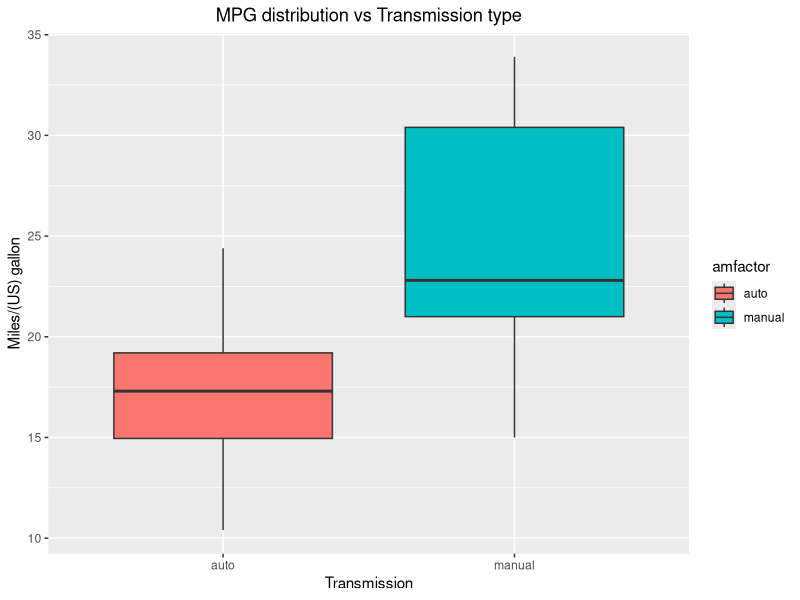
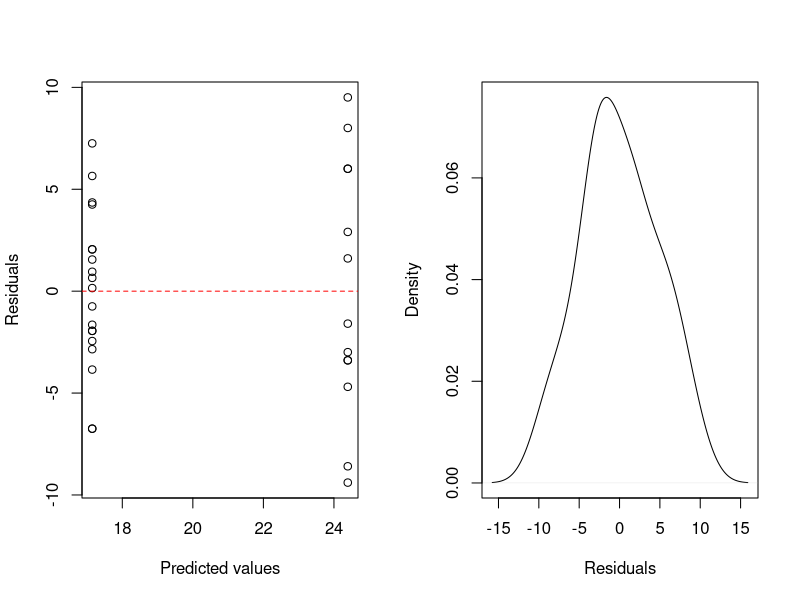
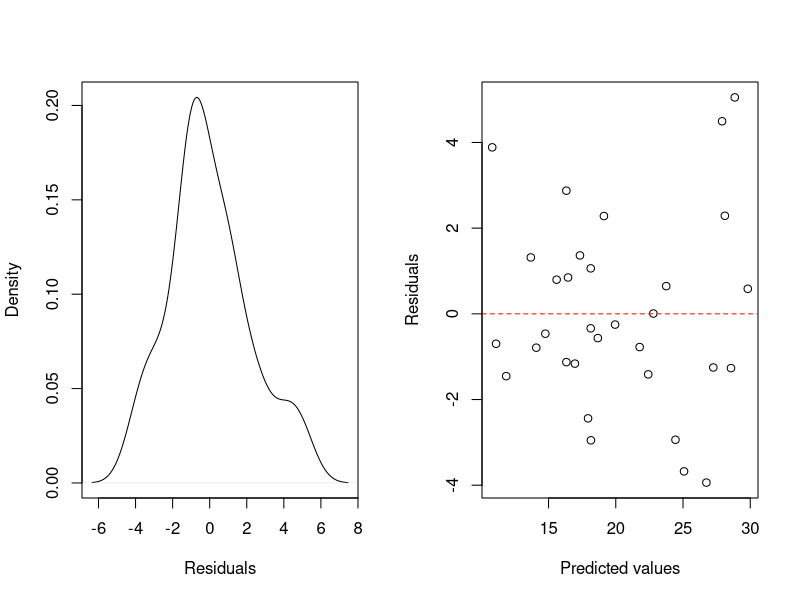
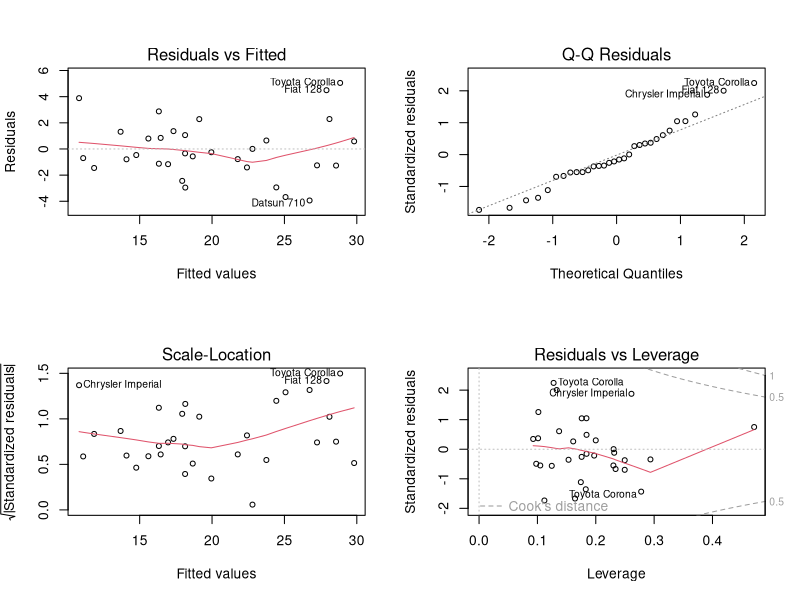

R code for these plots, in order:
## ---- chunk 1
knitr::opts_chunk$set(echo = FALSE, message = FALSE, comment = "", warning = FALSE)
## ---- chunk 2
library(ggplot2)
library(car)
library(knitr)
library(ggplot2)
library(GGally)
## ---- chunk 3
library(datasets)
data(mtcars)
## ---- chunk 4
c <- mtcars
c$am <- as.factor(c$am)
levels(c$am) <- c("auto", "manual")
c$cyl <- as.factor(c$cyl)
c$gear <- as.factor(c$gear) 
c$carb <- as.factor(c$carb)
c$vs <- as.factor(c$vs)
## ---- chunk 5
lmCar_am <- lm(mpg ~ am, data = c)
coeflmCar_am <- summary(lmCar_am)$coefficients
coeflmCar_am
tm <- as.character(lmCar_am$terms)
lmCar_amModel <- paste(tm[[2]], tm[[1]], tm[[3]])
t.test.am <- t.test(c[c$am == "manual", c("mpg")], c[c$am == "auto", c("mpg")], alternative = "two.sided", var.equal = FALSE, paired = FALSE)
conf.int.am <- t.test.am$conf.int
## ---- chunk 6
lmStep <- step(lm(mpg ~ ., c), scope = list(lower = ~am), direction = "backward", trace = 0)
## ---- chunk 7
tm <- as.character(lmStep$terms)
lmStepModel <- paste(tm[[2]], tm[[1]], tm[[3]])
## ---- chunk 8
summary(lmStep)
## ---- chunk 9
kable(head(mtcars), caption = "First rows of the mtcars dataset")
classes <- sapply(mtcars, class)
dfClasses <- data.frame()
dfClasses <- rbind(dfClasses, classes)
colnames(dfClasses) <- names(classes)
kable(dfClasses, caption = "Classes of dataset columns")
## ---- chunk 10
m <- mtcars
m$amfactor <- as.factor(m$am)
levels(m$amfactor) = c("auto", "manual")
g <- ggplot(m, aes(x = amfactor, y = mpg))
g <- g + geom_boxplot(aes(fill = amfactor))
g <- g + xlab("Transmission")
g <- g + ylab("Miles/(US) gallon")
g <- g + ggtitle("MPG distribution vs Transmission type") 
g <- g + theme(plot.title = element_text(hjust = 0.5))
g
## ---- chunk 11
t.test.am
## ---- chunk 12
residCar_am <- residuals(lmCar_am)
fittedCar_am <- fitted.values(lmCar_am)
par(cex = 0.7, cex.axis = 1, cex.lab = 1, cex.main = 1)
par(mfrow = c(1, 2))
plot(fittedCar_am, residCar_am, xlab = "Predicted values", ylab = "Residuals")
abline(h = 0, col = "red", lty = "dashed")
plot(density(residCar_am), xlab = "Residuals", ylab = "Density", main = "")
par(mfrow = c(1, 1))
## ---- chunk 13
shapiro.test(lmCar_am$residuals)
## ---- chunk 14
resid <- residuals(lmStep)
fitted <- fitted.values(lmStep)
par(mfrow = c(1,2))
plot(density(resid), xlab = "Residuals", ylab = "Density", main = "")
plot(fitted, resid, xlab = "Predicted values", ylab = "Residuals")
abline(h = 0, col = "red", lty = "dashed")
shapiro.test(lmStep$residuals)
## ---- chunk 15
par(mfrow = c(2,2))
plot(lmStep, cex = 0.8)
